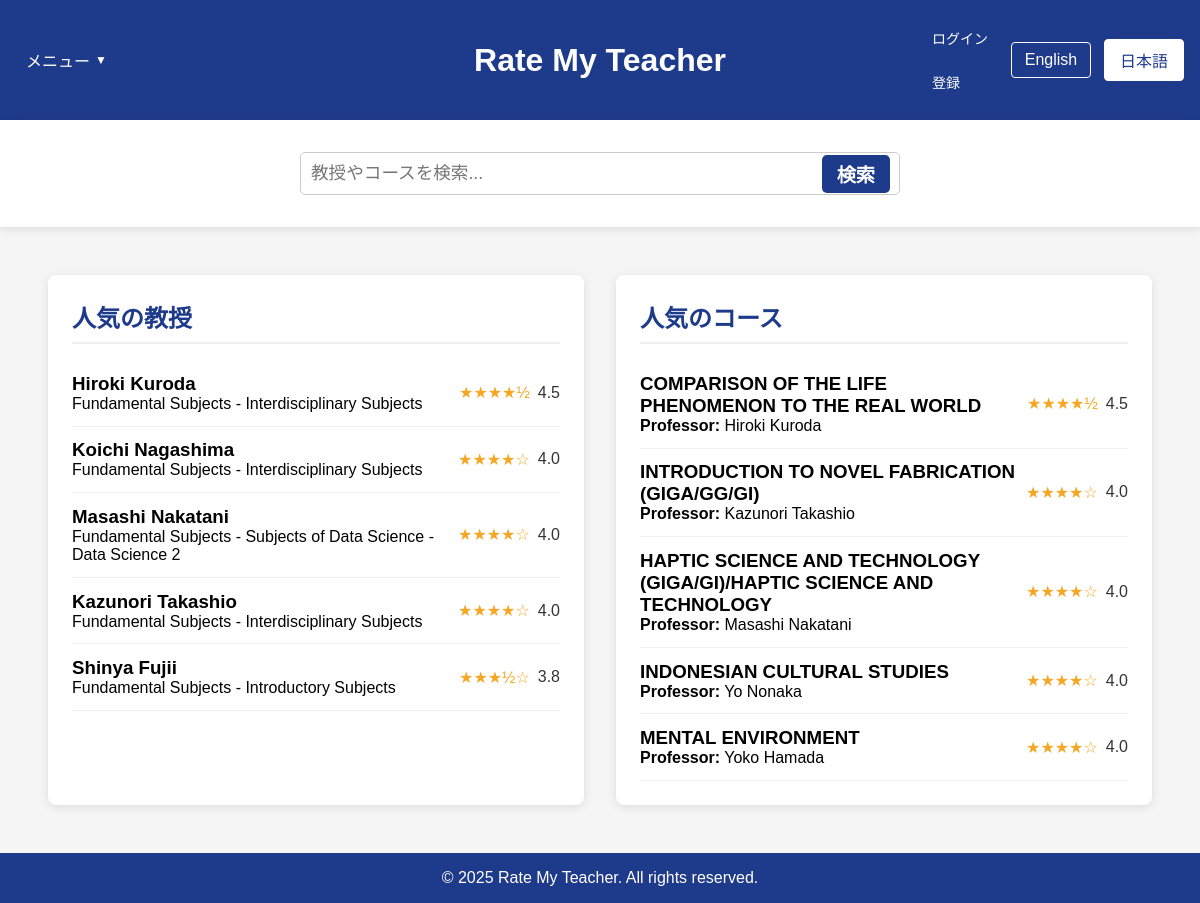
Screenshot of /home_fallback.php?lang=ja with the database file from the repository.
### tables this page shows
CREATE TABLE professors (
        id INTEGER PRIMARY KEY AUTOINCREMENT,
        name TEXT NOT NULL,
        department TEXT,
        bio TEXT,
        avg_content_quality REAL DEFAULT 0,
        avg_difficulty REAL DEFAULT 0,
        overall_rating REAL DEFAULT 0,
        review_count INTEGER DEFAULT 0
    );

CREATE TABLE courses (
        id INTEGER PRIMARY KEY AUTOINCREMENT,
        name TEXT NOT NULL,
        course_code TEXT,
        description TEXT,
        professor_id INTEGER,
        semester TEXT,
        avg_content_quality REAL DEFAULT 0,
        avg_difficulty REAL DEFAULT 0,
        overall_rating REAL DEFAULT 0,
        review_count INTEGER DEFAULT 0,
        FOREIGN KEY (professor_id) REFERENCES professors(id) ON DELETE SET NULL
    );

### home_fallback.php (the view, shortened to what this page needs)
<?php
$isLoggedIn = isset($_SESSION["loggedin"]) && $_SESSION["loggedin"] === true;
require_once 'config.php';
function getTopProfessors($limit = 5) {
    global $conn;
    $professors = [];
    try {
        $ratingCount = 0;
        $ratingCheckResult = $conn->query("SELECT COUNT(*) as count FROM ratings");
        if ($ratingCheckResult) {
            $ratingCountRow = $ratingCheckResult->fetchArray(SQLITE3_ASSOC);
            $ratingCount = $ratingCountRow['count'];
        }
        if ($ratingCount > 0) {
            $hasProfRatingColumns = false;
            $columnsResult = $conn->query("PRAGMA table_info(professors)");
            while ($col = $columnsResult->fetchArray(SQLITE3_ASSOC)) {
                if ($col['name'] === 'avg_content_quality' || $col['name'] === 'overall_rating') {
                    $hasProfRatingColumns = true;
                    break;
                }
            }
            if ($hasProfRatingColumns) {
                $stmt = $conn->prepare("
                    SELECT id, name, department,
                           COALESCE(overall_rating, (avg_content_quality + avg_difficulty) / 2) as avg_rating,
                           COALESCE(avg_content_quality, 0) as avg_content_quality,
                           COALESCE(avg_difficulty, 0) as avg_difficulty,
                           COALESCE(review_count, 0) as review_count
                    FROM professors
                    WHERE COALESCE(review_count, 0) > 0
                    ORDER BY avg_rating DESC, review_count DESC
                    LIMIT :limit
                ");
            }
            $stmt->bindValue(':limit', $limit, SQLITE3_INTEGER);
            $result = $stmt->execute();
            while ($row = $result->fetchArray(SQLITE3_ASSOC)) {
                if (isset($row['avg_rating']) && $row['avg_rating'] !== null) {
                    $row['avg_rating'] = number_format((float)$row['avg_rating'], 1);
                } else {
                    $row['avg_rating'] = "N/A";
                }
                $professors[] = $row;
            }
        }
    } catch (Exception $e) {
        error_log("Error fetching top professors: " . $e->getMessage());
    }
    return $professors;
}
function getTopCourses($limit = 5) {
    global $conn;
    $courses = [];
    try {
        $ratingCount = 0;
        $ratingCheckResult = $conn->query("SELECT COUNT(*) as count FROM ratings");
        if ($ratingCheckResult) {
            $ratingCountRow = $ratingCheckResult->fetchArray(SQLITE3_ASSOC);
            $ratingCount = $ratingCountRow['count'];
        }
        if ($ratingCount > 0) {
            $hasCourseRatingColumns = false;
            $columnsResult = $conn->query("PRAGMA table_info(courses)");
            while ($col = $columnsResult->fetchArray(SQLITE3_ASSOC)) {
                if ($col['name'] === 'avg_content_quality') {
                    $hasCourseRatingColumns = true;
                    break;
                }
            }
            if ($hasCourseRatingColumns) {
                $stmt = $conn->prepare("
                    SELECT c.id, c.name as course_name, c.course_code,
                        COALESCE(c.avg_content_quality, 0) as avg_content_quality,
                        COALESCE(c.avg_difficulty, 0) as avg_difficulty,
                        (COALESCE(c.avg_content_quality, 0) + (5 - COALESCE(c.avg_difficulty, 0))) / 2 as avg_rating,
                        COALESCE(c.review_count, 0) as review_count,
                        p.name as professor_name
                    FROM courses c
                    LEFT JOIN professors p ON c.professor_id = p.id
                    WHERE COALESCE(c.review_count, 0) > 0
                    ORDER BY avg_rating DESC, review_count DESC
                    LIMIT :limit
                ");
            }
            $stmt->bindValue(':limit', $limit, SQLITE3_INTEGER);
            $result = $stmt->execute();
            while ($row = $result->fetchArray(SQLITE3_ASSOC)) {
                if (isset($row['avg_rating']) && $row['avg_rating'] !== null) {
                    $row['avg_rating'] = number_format((float)$row['avg_rating'], 1);
                } else {
                    $row['avg_rating'] = "N/A";
                }
                $courses[] = $row;
            }
        }
    } catch (Exception $e) {
        error_log("Error fetching top courses: " . $e->getMessage());
    }
    return $courses;
}
$topProfessors = getTopProfessors(5);
$topCourses = getTopCourses(5);
?>
<!DOCTYPE html>
<html lang="en">
<head>
    <link rel="stylesheet" href="css/style.css">
</head>
<body>
    <div class="container">
        <header>
            <div class="header-left">
                <div class="dropdown">
                    <?php
                    $currentLang = isset($_COOKIE['language']) && $_COOKIE['language'] == 'ja' ? 'ja' : 'en';
                    $menuLabel = $currentLang == 'ja' ? 'メニュー' : 'Menu';
                    $logoutLabel = $currentLang == 'ja' ? 'ログアウト' : 'Logout';
                    $loginLabel = $currentLang == 'ja' ? 'ログイン' : 'Login';
                    $registerLabel = $currentLang == 'ja' ? '登録' : 'Register';
                    ?>
                    <button class="dropbtn"><?php echo $menuLabel; ?></button>
                </div>
            </div>
            <div class="header-center">
                <div class="logo">
                    <h1><a href="home.php" style="color: white; text-decoration: none;"><?php echo $currentLang == 'ja' ? 'Rate My Teacher' : 'Rate My Teacher'; ?></a></h1>
                </div>
            </div>
            <div class="header-right">
                <div class="auth-links">
                    <?php if ($isLoggedIn): ?>
                        <a href="logout.php"><?php echo $logoutLabel; ?></a>
                    <?php else: ?>
                        <a href="login.php"><?php echo $loginLabel; ?></a>
                        <a href="register.php"><?php echo $registerLabel; ?></a>
                    <?php endif; ?>
                </div>
                <div class="language-toggle">
                    <a href="?lang=en" class="<?php echo (!isset($_COOKIE['language']) || $_COOKIE['language'] == 'en') ? 'active' : ''; ?>"
                    style="display:inline-block; width:80px; text-align:center; padding:8px 0; margin-right:5px;
                            background:<?php echo (!isset($_COOKIE['language']) || $_COOKIE['language'] == 'en') ? 'white' : 'transparent'; ?>;
                            color:<?php echo (!isset($_COOKIE['language']) || $_COOKIE['language'] == 'en') ? '#1e3a8a' : 'white'; ?>;
                            text-decoration:none; border:1px solid white; border-radius:4px;"
                    onclick="document.cookie='language=en; path=/; max-age=2592000'; return true;">
                    English
                    </a>
                    <a href="?lang=ja" class="<?php echo (isset($_COOKIE['language']) && $_COOKIE['language'] == 'ja') ? 'active' : ''; ?>"
                    style="display:inline-block; width:80px; text-align:center; padding:8px 0;
                            background:<?php echo (isset($_COOKIE['language']) && $_COOKIE['language'] == 'ja') ? 'white' : 'transparent'; ?>;
                            color:<?php echo (isset($_COOKIE['language']) && $_COOKIE['language'] == 'ja') ? '#1e3a8a' : 'white'; ?>;
                            text-decoration:none; border:1px solid white; border-radius:4px;"
                    onclick="document.cookie='language=ja; path=/; max-age=2592000'; return true;">
                    日本語
                    </a>
                </div>
        </header>
        <div class="search-container">
            <div class="search-bar" style="position: relative !important;">
                <input type="text" id="searchInput" placeholder="<?php echo $currentLang == 'ja' ? '教授やコースを検索...' : 'Search for professors or courses...'; ?>" style="width: 100%; padding: 10px; border-radius: 5px; border: 1px solid #ccc;">
                <button id="searchButton" style="position: absolute; right: 10px; top: 50%; transform: translateY(-50%); background: #1e3a8a; color: white; border: none; padding: 5px 15px; border-radius: 5px; cursor: pointer;"><?php echo $currentLang == 'ja' ? '検索' : 'Search'; ?></button>
            </div>
        </div>
        <main style="flex: 1; display: flex; padding: 2rem;">
            <div id="popular-professors" class="content-box" style="flex: 1; background-color: white; margin: 1rem; padding: 1.5rem; border-radius: 8px; box-shadow: 0 2px 10px rgba(0,0,0,0.1);">
                <h2><?php echo $currentLang == 'ja' ? '人気の教授' : 'Popular Professors'; ?></h2>
                <div class="professor-list">
                    <?php foreach ($topProfessors as $professor): ?>
                    <a href="professor_page_template.php?name=<?php echo urlencode(str_replace(' ', '',$professor['name'])); ?>&lang=<?php echo $currentLang; ?>" style="text-decoration: none; color: inherit;">
                        <div class="professor-item" data-id="<?php echo $isLoggedIn ? $professor['id'] : 'login-required'; ?>">
                            <div>
                                <h3><?php echo htmlspecialchars($professor['name']); ?></h3>
                                <p><?php echo htmlspecialchars($professor['department'] ?? 'Unknown Department'); ?></p>
                            </div>
                            <div class="rating">
                                <?php
                                if ($professor['avg_rating'] !== 'N/A' && $professor['avg_rating'] > 0) {
                                    $fullStars = floor($professor['avg_rating']);
                                    $hasHalfStar = $professor['avg_rating'] - $fullStars >= 0.5;
                                    echo str_repeat('★', $fullStars);
                                    echo $hasHalfStar ? '½' : '';
                                    echo str_repeat('☆', 5 - $fullStars - ($hasHalfStar ? 1 : 0));
                                    echo ' <span>' . $professor['avg_rating'] . '</span>';
                                } else {
                                    echo '☆☆☆☆☆ <span>No ratings</span>';
                                }
                                ?>
                            </div>
                        </div>
                    </a>
                    <?php endforeach; ?>
                </div>
            </div>
            <div id="top-courses" class="content-box" style="flex: 1; background-color: white; margin: 1rem; padding: 1.5rem; border-radius: 8px; box-shadow: 0 2px 10px rgba(0,0,0,0.1);">
                <h2><?php echo $currentLang == 'ja' ? '人気のコース' : 'Top Courses'; ?></h2>
                <div class="course-list">
                    <?php foreach ($topCourses as $course): ?>
                    <a href="course.php?course=<?php echo urlencode($course['course_name'] ?? $course['name']); ?>&professor=<?php echo urlencode($course['professor_name'] ?? ''); ?>&lang=<?php echo $currentLang; ?>" style="text-decoration: none; color: inherit;">
                        <div class="course-item" data-id="<?php echo $isLoggedIn ? $course['id'] : 'login-required'; ?>">
                            <div>
                                <h3><?php echo htmlspecialchars($course['course_name'] ?? $course['name']); ?></h3>
                                <p><strong>Professor:</strong> <?php echo htmlspecialchars($course['professor_name'] ?? 'Unknown Professor'); ?></p>
                            </div>
                            <div class="rating">
                                <?php
                                if ($course['avg_rating'] !== 'N/A' && $course['avg_rating'] > 0) {
                                    $fullStars = floor($course['avg_rating']);
                                    $hasHalfStar = $course['avg_rating'] - $fullStars >= 0.5;
                                    echo str_repeat('★', $fullStars);
                                    echo $hasHalfStar ? '½' : '';
                                    echo str_repeat('☆', 5 - $fullStars - ($hasHalfStar ? 1 : 0));
                                    echo ' <span>' . $course['avg_rating'] . '</span>';
                                } else {
                                    echo '☆☆☆☆☆ <span>No ratings</span>';
                                }
                                ?>
                            </div>
                        </div>
                    </a>
                    <?php endforeach; ?>
                </div>
            </div>
        </main>
        <footer>
            <p>&copy; 2025 Rate My Teacher. All rights reserved.</p>
        </footer>
    </div>
</body>
</html>

### css/style.css (style rules this page uses)
body { font-family: Arial, sans-serif; background-color: #f5f5f5; margin: 0; padding: 0; }
a { color: #1e3a8a; text-decoration: none; }
.container { width: 100%; min-height: 100vh; display: flex; flex-direction: column; }
header { background-color: #1e3a8a; color: white; padding: 1rem; display: flex; justify-content: space-between; align-items: center; }
.header-left { width: 25%; }
.header-center { width: 50%; text-align: center; }
.header-right { width: 25%; display: flex; justify-content: flex-end; align-items: center; }
.auth-links { margin-right: 15px; }
.auth-links a, .auth-links span { color: white; text-decoration: none; margin-left: 15px; font-size: 14px; }
.logo { display: flex; flex-direction: column; align-items: center; }
.dropdown { position: relative; display: inline-block; }
.dropbtn { background-color: transparent; color: white; padding: 10px; font-size: 16px; border: none; cursor: pointer; display: flex; align-items: center; }
.dropbtn::after { content: "▼"; font-size: 12px; margin-left: 5px; }
.language-toggle { display: flex; align-items: center; }
.language-toggle button, .language-toggle a { background: none; border: 1px solid white; color: white; padding: 0.5rem 1rem; margin-left: 0.5rem; cursor: pointer; border-radius: 4px; min-width: 80px; text-align: center; white-space: nowrap; }
.language-toggle button.active, .language-toggle a.active { background-color: white; color: #1e3a8a; }
.search-container { width: 100%; display: flex; justify-content: center; padding: 1.5rem; background-color: white; box-shadow: 0 2px 10px rgba(0,0,0,0.1); }
.search-bar { width: 95%; max-width: 1200px; position: relative !important; }
.search-bar input { width: 100%; padding: 2rem 6rem 2rem 2rem; border: 2.5px solid #ff0000; border-radius: 50px; font-size: 1.3rem; }
.search-bar button { position: absolute; right: 15px; top: 50%; transform: translateY(-50%); background-color: #1e3a8a; color: white; border: none; border-radius: 40px; padding: 1rem 2rem; cursor: pointer; font-size: 1.2rem; font-weight: bold; }
main { flex: 1; display: flex; padding: 2rem; justify-content: center; }
.content-box { flex: 1; max-width: 800px; background-color: white; margin: 1rem; padding: 1.5rem; border-radius: 8px; box-shadow: 0 2px 10px rgba(0,0,0,0.1); }
.content-box h2 { color: #1e3a8a; margin-bottom: 1rem; border-bottom: 2px solid #f0f0f0; padding-bottom: 0.5rem; }
.professor-item, .course-item { display: flex; align-items: center; padding: 0.8rem 0; border-bottom: 1px solid #f0f0f0; cursor: pointer; transition: background-color 0.2s; }
.rating { display: flex; align-items: center; margin-left: auto; color: #f5a623; }
.rating span { margin-left: 0.5rem; color: #333; }
footer { background-color: #1e3a8a; color: white; text-align: center; padding: 1rem; }
.search-item, .course-item, .professor-item, .dropdown-content a, .auth-links a { min-height: 44px; display: flex; align-items: center; }
* { word-wrap: break-word; overflow-wrap: break-word; }

### rows the page displays
professors: name "Hiroki Kuroda", department "Fundamental Subjects - Interdisciplinary Subjects", fullStars "★★★★", shows "½", avg_rating "4.5"
professors: name "Koichi Nagashima", department "Fundamental Subjects - Interdisciplinary Subjects", fullStars "★★★★", hasHalfStar "☆", avg_rating "4.0"
professors: name "Masashi Nakatani", department "Fundamental Subjects - Subjects of Data Science - Data Science 2", fullStars "★★★★", hasHalfStar "☆", avg_rating "4.0"
professors: name "Kazunori Takashio", department "Fundamental Subjects - Interdisciplinary Subjects", fullStars "★★★★", hasHalfStar "☆", avg_rating "4.0"
professors: name "Shinya Fujii", department "Fundamental Subjects - Introductory Subjects", fullStars "★★★", shows "½", hasHalfStar "☆", avg_rating "3.8"
courses: name "COMPARISON OF THE LIFE PHENOMENON TO THE REAL WORLD", professor.name "Hiroki Kuroda", fullStars "★★★★", shows "½", avg_rating "4.5"
courses: name "INTRODUCTION TO NOVEL FABRICATION (GIGA/GG/GI)", professor.name "Kazunori Takashio", fullStars "★★★★", hasHalfStar "☆", avg_rating "4.0"
courses: name "HAPTIC SCIENCE AND TECHNOLOGY (GIGA/GI)/HAPTIC SCIENCE AND TECHNOLOGY", professor.name "Masashi Nakatani", fullStars "★★★★", hasHalfStar "☆", avg_rating "4.0"
courses: name "INDONESIAN CULTURAL STUDIES", professor.name "Yo Nonaka", fullStars "★★★★", hasHalfStar "☆", avg_rating "4.0"
courses: name "MENTAL ENVIRONMENT", professor.name "Yoko Hamada", fullStars "★★★★", hasHalfStar "☆", avg_rating "4.0"

### other values shown
$menuLabel "メニュー"
$loginLabel "ログイン"
$registerLabel "登録"
